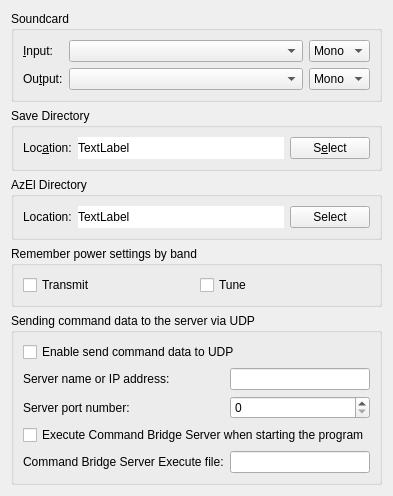
     <widget class="QWidget" name="audio_tab">
      <attribute name="title">
       <string>A&amp;udio</string>
      </attribute>
      <attribute name="toolTip">
       <string>Audio interface settings</string>
      </attribute>
      <layout class="QVBoxLayout" name="verticalLayout_9">
       <item>
        <widget class="QGroupBox" name="soundcard_group_box">
         <property name="toolTip">
          <string>Souncard</string>
         </property>
         <property name="title">
          <string>Soundcard</string>
         </property>
         <layout class="QGridLayout" name="gridLayout_6">
          <item row="1" column="1">
           <widget class="LazyFillComboBox" name="sound_output_combo_box">
            <property name="sizePolicy">
             <sizepolicy hsizetype="Preferred" vsizetype="Fixed">
              <horstretch>1</horstretch>
              <verstretch>0</verstretch>
             </sizepolicy>
            </property>
            <property name="toolTip">
             <string>Select the audio CODEC to use for transmitting.
If this is your default device for system sounds then
ensure that all system sounds are disabled otherwise
you will broadcast any systems sounds generated during
transmitting periods.</string>
            </property>
           </widget>
          </item>
          <item row="0" column="2">
           <widget class="QComboBox" name="sound_input_channel_combo_box">
            <property name="toolTip">
             <string>Select the channel to use for receiving.</string>
            </property>
            <item>
             <property name="text">
              <string>Mono</string>
             </property>
            </item>
            <item>
             <property name="text">
              <string>Left</string>
             </property>
            </item>
            <item>
             <property name="text">
              <string>Right</string>
             </property>
            </item>
            <item>
             <property name="text">
              <string>Both</string>
             </property>
            </item>
           </widget>
          </item>
          <item row="0" column="1">
           <widget class="LazyFillComboBox" name="sound_input_combo_box">
            <property name="sizePolicy">
             <sizepolicy hsizetype="Preferred" vsizetype="Fixed">
              <horstretch>1</horstretch>
              <verstretch>0</verstretch>
             </sizepolicy>
            </property>
            <property name="toolTip">
             <string>Select the audio CODEC to use for receiving.</string>
            </property>
           </widget>
          </item>
          <item row="1" column="0">
           <widget class="QLabel" name="sound_output_label">
            <property name="text">
             <string>Ou&amp;tput:</string>
            </property>
            <property name="buddy">
             <cstring>sound_output_combo_box</cstring>
            </property>
           </widget>
          </item>
          <item row="1" column="2">
           <widget class="QComboBox" name="sound_output_channel_combo_box">
            <property name="toolTip">
             <string>Select the audio channel used for transmission.
Unless you have multiple radios connected on different
channels; then you will usually want to select mono or
both here.</string>
            </property>
            <item>
             <property name="text">
              <string>Mono</string>
             </property>
            </item>
            <item>
             <property name="text">
              <string>Left</string>
             </property>
            </item>
            <item>
             <property name="text">
              <string>Right</string>
             </property>
            </item>
            <item>
             <property name="text">
              <string>Both</string>
             </property>
            </item>
           </widget>
          </item>
          <item row="0" column="0">
           <widget class="QLabel" name="sound_input_label">
            <property name="text">
             <string>&amp;Input:</string>
            </property>
            <property name="buddy">
             <cstring>sound_input_combo_box</cstring>
            </property>
           </widget>
          </item>
         </layout>
        </widget>
       </item>
       <item>
        <widget class="QGroupBox" name="save_path_group_box">
         <property name="toolTip">
          <string>Save Directory</string>
         </property>
         <property name="title">
          <string>Save Directory</string>
         </property>
         <layout class="QHBoxLayout" name="horizontalLayout_5">
          <item>
           <widget class="QLabel" name="save_path_label">
            <property name="text">
             <string>Loc&amp;ation:</string>
            </property>
            <property name="buddy">
             <cstring>save_path_select_push_button</cstring>
            </property>
           </widget>
          </item>
          <item>
           <widget class="QLabel" name="save_path_display_label">
            <property name="sizePolicy">
             <sizepolicy hsizetype="Preferred" vsizetype="Preferred">
              <horstretch>1</horstretch>
              <verstretch>0</verstretch>
             </sizepolicy>
            </property>
            <property name="toolTip">
             <string>Path to which .WAV files are saved.</string>
            </property>
            <property name="autoFillBackground">
             <bool>false</bool>
            </property>
            <property name="styleSheet">
             <string notr="true">background-color: rgb(255, 255, 255);
color: rgb(0, 0, 0);</string>
            </property>
            <property name="text">
             <string>TextLabel</string>
            </property>
           </widget>
          </item>
          <item>
           <widget class="QPushButton" name="save_path_select_push_button">
            <property name="toolTip">
             <string>Click to select a different save directory for .WAV files.</string>
            </property>
            <property name="text">
             <string>S&amp;elect</string>
            </property>
           </widget>
          </item>
         </layout>
        </widget>
       </item>
       <item>
        <widget class="QGroupBox" name="azel_path_group_box">
         <property name="toolTip">
          <string>AzEl Directory</string>
         </property>
         <property name="title">
          <string>AzEl Directory</string>
         </property>
         <layout class="QHBoxLayout" name="horizontalLayout_10">
          <item>
           <widget class="QLabel" name="azel_path_label">
            <property name="text">
             <string>Location:</string>
            </property>
            <property name="buddy">
             <cstring>azel_path_select_push_button</cstring>
            </property>
           </widget>
          </item>
          <item>
           <widget class="QLabel" name="azel_path_display_label">
            <property name="sizePolicy">
             <sizepolicy hsizetype="Preferred" vsizetype="Preferred">
              <horstretch>1</horstretch>
              <verstretch>0</verstretch>
             </sizepolicy>
            </property>
            <property name="styleSheet">
             <string notr="true">background-color: rgb(255, 255, 255);
color: rgb(0, 0, 0);</string>
            </property>
            <property name="text">
             <string>TextLabel</string>
            </property>
           </widget>
          </item>
          <item>
           <widget class="QPushButton" name="azel_path_select_push_button">
            <property name="text">
             <string>Select</string>
            </property>
           </widget>
          </item>
         </layout>
        </widget>
       </item>
       <item>
        <widget class="QGroupBox" name="split_operation_group_box_2">
         <property name="toolTip">
          <string>Power Memory By Band</string>
         </property>
         <property name="title">
          <string>Remember power settings by band</string>
         </property>
         <layout class="QHBoxLayout" name="horizontalLayout_13">
          <item>
           <widget class="QCheckBox" name="checkBoxPwrBandTxMemory">
            <property name="toolTip">
             <string>Enable power memory during transmit</string>
            </property>
            <property name="text">
             <string>Transmit</string>
            </property>
           </widget>
          </item>
          <item>
           <widget class="QCheckBox" name="checkBoxPwrBandTuneMemory">
            <property name="toolTip">
             <string>Enable power memory during tuning</string>
            </property>
            <property name="text">
             <string>Tune</string>
            </property>
           </widget>
          </item>
         </layout>
        </widget>
       </item>


      <item>
        <widget class="QGroupBox" name="symudp_group_box">
         <property name="title">
          <string>Sending command data to the server via UDP</string>
         </property>
         <layout class="QFormLayout" name="formLayout_15A">
          <item row="0" column="0" colspan="2">
           <widget class="QCheckBox" name="symdataudp_check_box">
            <property name="text">
             <string>Enable send command data to UDP</string>
            </property>
           </widget>
          </item>
          <item row="1" column="0">
           <widget class="QLabel" name="symudpserver_line_edit1">
            <property name="text">
             <string>Server name or IP address:</string>
            </property>
           </widget>
          </item>
          <item row="1" column="1">
           <widget class="QLineEdit" name="symudpserver_line_edit">
            <property name="toolTip">
             <string></string>
            </property>
           </widget>
          </item>
          <item row="2" column="0">
           <widget class="QLabel" name="symudpserver_port_label">
            <property name="text">
             <string>Server port number:</string>
            </property>
           </widget>
          </item>
          <item row="2" column="1">
           <widget class="QSpinBox" name="symudpserver_port_spin_box">
            <property name="toolTip">
             <string></string>
            </property>
            <property name="maximum">
             <number>65534</number>
            </property>
           </widget>
          </item>

          <item row="3" column="0" colspan="2">
           <widget class="QCheckBox" name="executeSymUdpServer_box">
            <property name="text">
             <string>Execute Command Bridge Server when starting the program</string>
            </property>
           </widget>
          </item>
          <item row="4" column="0">
           <widget class="QLabel" name="symudpserverfile_line_edit1">
            <property name="text">
             <string>Command Bridge Server Execute file:</string>
            </property>
           </widget>
          </item>
          <item row="4" column="1">
           <widget class="QLineEdit" name="symudpserverfile_line_edit">
            <property name="toolTip">
             <string></string>
            </property>
           </widget>
          </item>


         </layout>
        </widget>
       </item>




       <item>
        <spacer name="verticalSpacer_3">
         <property name="orientation">
          <enum>Qt::Vertical</enum>
         </property>
         <property name="sizeHint" stdset="0">
          <size>
           <width>0</width>
           <height>0</height>
          </size>
         </property>
        </spacer>
       </item>
      </layout>
     </widget>
